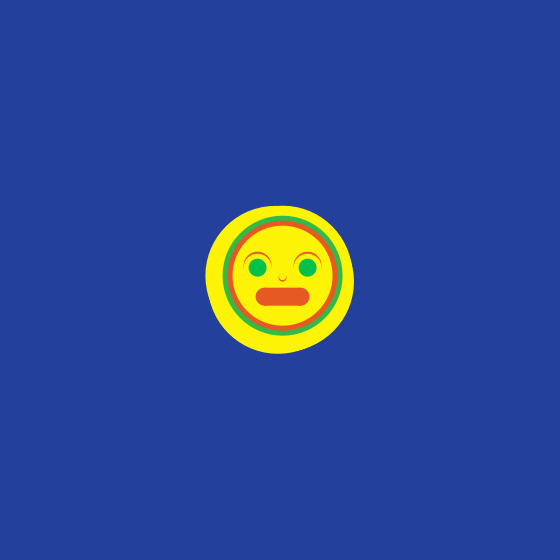
Frame 1 (no input)
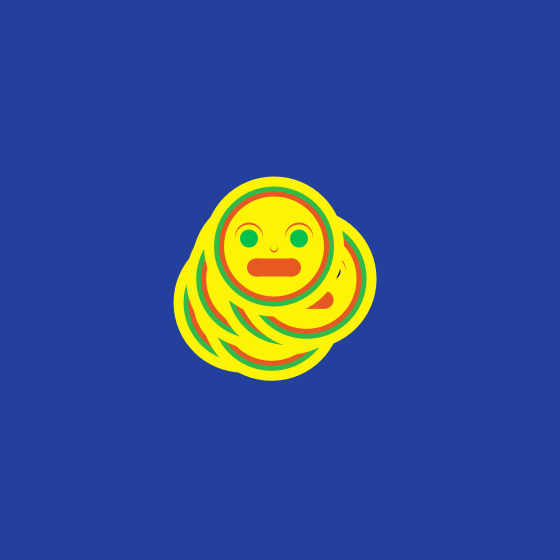
Frame 60 (the mouse pressed at the canvas centre just before this capture)
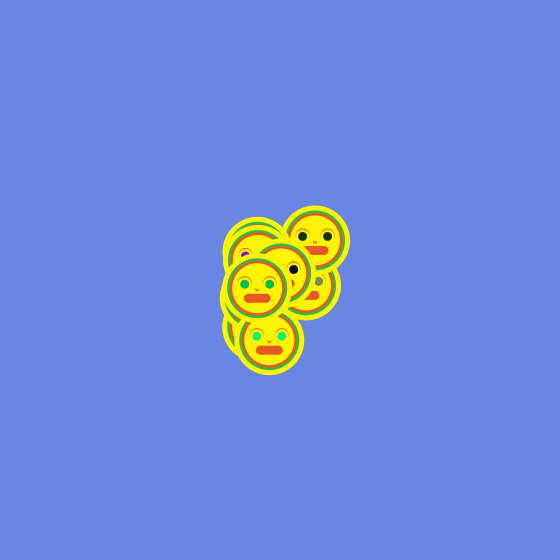
Frame 120 (the mouse held since frame 60 and released just before this capture)

The Processing sketch that drew these frames (run headless with seeded random() and noise(); from frame 60 on, the mouse is pressed at the canvas centre):

// Processing sketch: processing_146230
// ── processing_146230.pde


int a=280;
int b=280;
int i;
int sols =10;

//MATRIU DE POSICIONS DELS SOLS
float[]posX = new float [sols];
float[]posY = new float [sols];

//MATRIU DELS COLOR
color[] colorUll = new color [20];

void setup(){
  size(560,560);
  println("SOLS EN MOVIMENT");
  println("GUILLEM DE JUAN BERTOMEU 2n GEDI G03");
  noCursor();
  for(int i=0;i<sols; i++){
    posX[i] = (posX[i])+(int)random(a,b);
    posY[i] = (posY[i])+(int)random(a,b);
    colorUll[i] = color(random(255),random(255),random(255));
  }
}


void draw(){
  background(34+mouseX/4,64+mouseX/4,156+mouseX/4);
  noStroke();
  
  for(int i=0; i<sols; i++){
    // REDETMINACIÓ POSICIONS INICIALS
    posX[i] += random(-5,5);
    posY[i] += random(-5,5);
    
    // POSEM ELS LÍMITS
    if(posX[i]<a/4){
         posX[i] = a/4;
    }
    if(posX[i]>width-a/4){
      posX[i] = width-a/4;
    }
     
     if(posY[i]<b/4){
      posY[i] = b/4;
    }
    if(posY[i]>height-b/4){
      posY[i] = height-b/4;
    }

//DIBUIX
  // CERCLE 1
  fill(253,243,6);
  ellipse(posX[i],posY[i],a/2,b/2);  
  // CERCLE 2
  fill(51,185,72);
  ellipse(posX[i],posY[i],a*3/7,3*b/7);
  //CERCLE 3
  fill(230,89,35);
  ellipse(posX[i],posY[i],a*11/28,11*b/28);
  //CERCLE 4
  fill(253,243,6);
  ellipse(posX[i],posY[i],a/2.8,b/2.8);
  
  //UllS, BOCA I NAS
  rectMode(CENTER);
  fill(230,89,35); //TARONJA
  ellipse(posX[i]+2.5*a/28,posY[i]-b/28,a/10,b/10);
  ellipse(posX[i]-2.5*a/28,posY[i]-b/28,a/10,b/10);
  ellipse(posX[i],posY[i]+b/140,a/35,b/35);
  rect(posX[i],posY[i]+b/13,a/7.5,b/15);//BOCA
  ellipse(posX[i]-a/15,posY[i]+b/13,a/15,b/15);
  ellipse(posX[i]+a/15,posY[i]+b/13,a/15,b/15);
  fill(253,243,6); //GROC
  ellipse(posX[i]+2.5*a/28,posY[i]-b/32,a/10,b/10);
  ellipse(posX[i]-2.5*a/28,posY[i]-b/32,a/10,b/10);
  ellipse(posX[i],posY[i]+b/160,a/40,b/40);
  fill(colorUll[i]); //COLOR D'ULLS
  ellipse(posX[i]+2.5*a/28,posY[i]-b/35,a/15,b/15);
  ellipse(posX[i]-2.5*a/28,posY[i]-b/35,a/15,b/15);
  
  }  
}
//CANVI DE PARÁMETRES AMB LA FUNCIÓ MOUSE PRESSED
  void mousePressed(){
  float posX, posY, velX, velY;

  //CANVI DE POSICIÓ
  posX=width/2;
  posY=height/2;
  
  //CANVI DE VELOCTIAT
  velX = random(1,5);
  velY = random(1,5);
  
  //CANVI DE MIDA
  if (a == width/2) {
    a = width/4;
  } else {
    a = width/2;
  }
 
  if (b == height/2) {
    b = height/4;
  } else {
    b = height/2;
  }
  }
